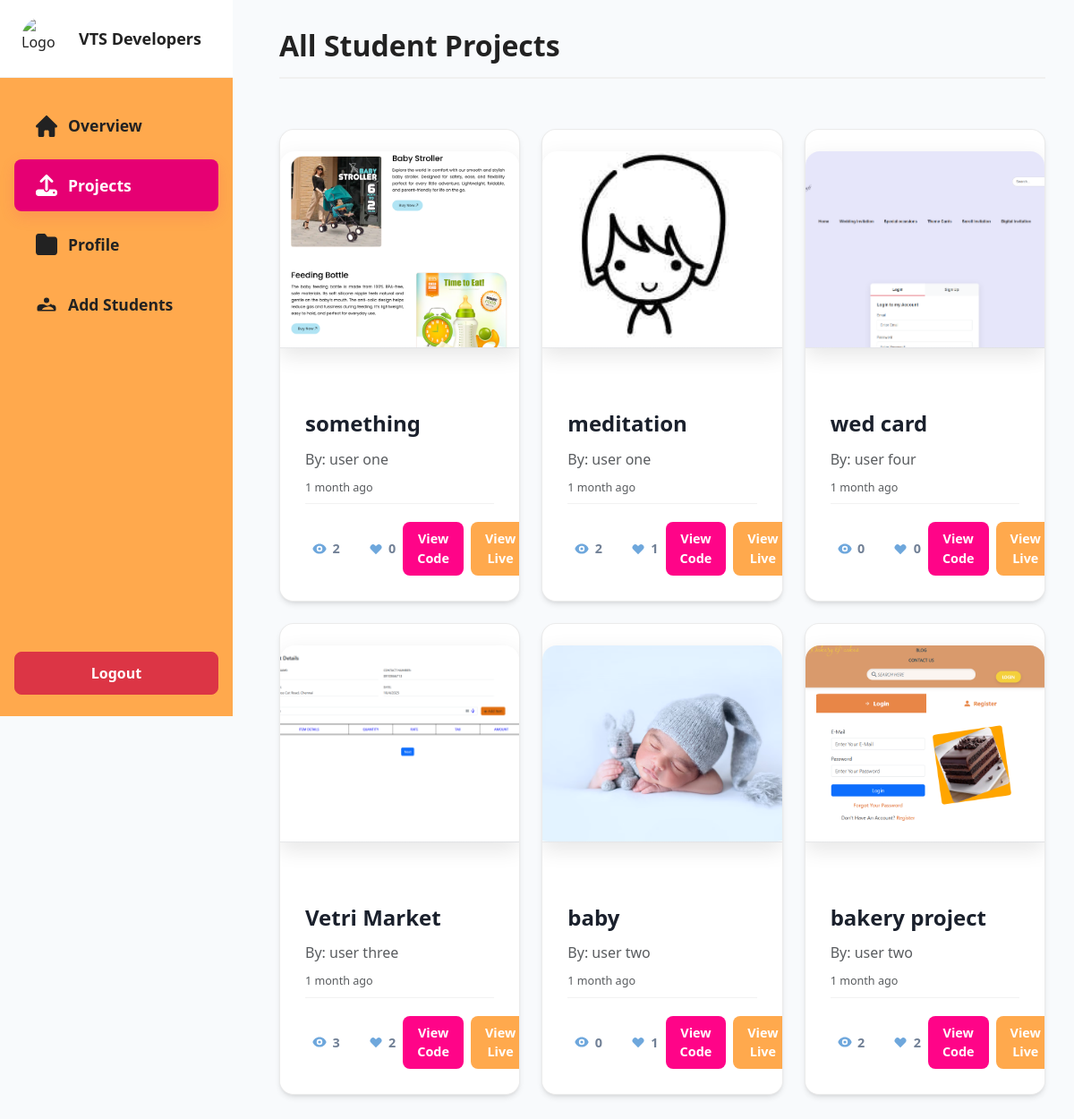
Page /admin-projects/ (signed in) on the committed database.
### accounts/models.py (models this page shows, shortened)
class Project(models.Model):
    student = models.ForeignKey(StudentProfile, on_delete=models.CASCADE, related_name='projects')
    title = models.CharField(max_length=200)
    description = models.TextField(blank=True)
    created_at = models.DateTimeField(auto_now_add=True)
    allow_downloads = models.BooleanField(default=False)
    category = models.CharField(default='Other', max_length=100)
    output_link = models.URLField(blank=True)
    project_link = models.URLField(blank=True)
    tags = models.CharField(blank=True, max_length=200)
    visibility = models.CharField(choices=[('Public', 'Public'), ('Private', 'Private')], default='Public', max_length=20)
    screenshot = models.ImageField(upload_to='project_screenshots/', null=True, blank=True)

class StudentProfile(models.Model):
    user = models.OneToOneField(User, on_delete=models.CASCADE, related_name='student_profile')
    student_name = models.CharField(max_length=150)
    student_contact = models.CharField(max_length=30)
    student_email = models.EmailField()
    student_address = models.TextField()
    course_joined_date = models.DateField()
    course_details = models.TextField()
    image = models.ImageField(upload_to='student_images/', blank=True, null=True)
    bio = models.TextField(blank=True, null=True)
    profile_views = models.IntegerField(default=0)

### accounts/admin_views.py (the view)
# urls.py: path('admin-projects/', admin_projects, name='admin_projects'),
@admin_required
def admin_projects(request):
    projects = Project.objects.all().order_by('-created_at')
    return render(request, 'accounts/admin_projects.html', {
        'projects': projects
    })

### accounts/admin_views.py (called while the page is built)
def admin_required(view_func):
    decorated_view_func = user_passes_test(lambda u: u.is_superuser)(view_func)
    return decorated_view_func

### accounts/context_processors.py (called while the page is built, shortened)
def notifications_processor(request):
    unread_count = 0
    return {'unread_notifications_count': unread_count}

### templates/accounts/admin_projects.html (shortened to what this page needs)
{% extends 'base.html' %}
{% load static %}
{% block content %}
<link rel="stylesheet" href="{% static 'accounts/admin_sidebar.css' %}">
<link rel="stylesheet" href="{% static 'accounts/projects.css' %}">
<link rel="stylesheet" href="{% static 'accounts/project-cards.css' %}">
<div class="admin-sidebar" id="adminSidebar">
    <div class="logo-row">
        <img src="{% static 'accounts/vtslogo.jpg' %}" alt="Logo">
        <span>VTS Developers</span>
    </div>
    <nav class="nav flex-column">
        <a class="nav-link" href="{% url 'admin_home' %}">
            <span class="overview-label">Overview</span>
        </a>
        <a class="nav-link active" href="{% url 'admin_projects' %}">
            <span class="projects-label">Projects</span>
        </a>
        <a class="nav-link" href="{% url 'admin_profiles' %}">
            <span class="profile-label">Profile</span>
        </a>
        <a class="nav-link" href="#" id="addStudentBtn">
            Add Students
        </a>
    </nav>
    <form method="post" action="/accounts/logout/" class="logout-form">
        <button type="submit" class="btn btn-danger w-100 btn-logout">Logout</button>
    </form>
</div>
<div class="admin-main-content">
    <h2>All Student Projects</h2>
    <div class="row g-4 mt-3">
        {% for project in projects %}
    <div class="col-12 col-md-6 col-lg-4">
            <div class="project-card">
                <div class="project-screenshot-container">
                    {% if project.screenshot %}
                    <a href="{{ project.output_link }}" target="_blank" class="screenshot-link">
                        <img src="{{ project.screenshot.url }}" alt="Screenshot" class="project-screenshot">
                    </a>
                    {% else %}
                    <div class="no-screenshot">No Screenshot</div>
                    {% endif %}
                </div>
                <div class="project-info mt-3 project-content">
                    <h5 class="card-title">{{ project.title }}</h5>
                    <p class="student-name text-muted mb-2">By: {{ project.student.student_name }}</p>
                    <p class="text-muted mb-2 date"><small>{{ project.created_at|timesince }} ago</small></p>
                    <div class="card-footer">
                        <div class="stats">
                            <div class="stat-item">
                                <svg xmlns="http://www.w3.org/2000/svg" viewBox="0 0 20 20" fill="currentColor">
                                    <path d="M10 12a2 2 0 100-4 2 2 0 000 4z" />
                                    <path fill-rule="evenodd" d="M.458 10C1.732 5.943 5.522 3 10 3s8.268 2.943 9.542 7c-1.274 4.057-5.064 7-9.542 7S1.732 14.057.458 10zM14 10a4 4 0 11-8 0 4 4 0 018 0z" clip-rule="evenodd" />
                                </svg>
                                <span>{{ project.views.count }}</span>
                            </div>
                            <div class="stat-item">
                                <svg xmlns="http://www.w3.org/2000/svg" viewBox="0 0 20 20" fill="currentColor">
                                    <path d="M3.172 5.172a4 4 0 015.656 0L10 6.343l1.172-1.171a4 4 0 115.656 5.656L10 17.657l-6.828-6.829a4 4 0 010-5.656z" />
                                </svg>
                                <span>{{ project.likes.count }}</span>
                            </div>
                        </div>
                        <div class="d-flex gap-2 mt-auto actions">
                            {% if project.project_link %}
                            <a href="{{ project.project_link }}" target="_blank" class="btn btn-outline-primary btn-sm btn-view">View Code</a>
                            {% endif %}
                            {% if project.output_link %}
                            <a href="{{ project.output_link }}" target="_blank" class="btn btn-outline-success btn-sm btn-view">View Live</a>
                            {% endif %}
                        </div>
                    </div>
                </div>
            </div>
        </div>
        {% endfor %}
    </div>
</div>
{% endblock %}

### static/accounts/admin_sidebar.css (style rules this page uses)
.admin-sidebar { width: 260px; background: #ffa94d; color: #222; position: fixed; top: 0; left: 0; z-index: 1100; display: flex; flex-direction: column; height: 100vh; transition: transform 0.3s cubic-bezier(.4,0,.2,1); }
.admin-sidebar .logo-row { display: flex; align-items: center; padding: 1.2rem 1.5rem 1.2rem 1.5rem; width: 100%; background: #fff; border-bottom: 1px solid #eee; }
.admin-sidebar .logo-row img { height: 48px; width: 48px; border-radius: 50%; margin-right: 1rem; }
.admin-sidebar .logo-row span { font-size: 18px; font-weight: 700; color: #222; }
.admin-sidebar .nav { margin-top: 1.5rem; width: 100%; flex: 1 1 auto; padding: 0 1rem; }
.admin-sidebar .logout-form { width: 100%; padding: 1.5rem 1rem 1rem 1rem; margin-top: auto; margin-bottom: 0.5rem; }
.admin-sidebar .btn-logout { width: 100%; padding: 0.7rem; font-weight: 600; border-radius: 8px; }
.admin-sidebar .nav-link { display: flex; align-items: center; font-size: 1.1rem; font-weight: 600; color: #222; padding: 1rem 1.5rem; margin-bottom: 0.5rem; text-decoration: none; background: none; transition: all 0.3s ease; border-radius: 8px; }
.admin-sidebar .nav-link.active { color: #ffffff !important; background: #E60073 !important; box-shadow: 0 6px 18px rgba(230,0,115,0.12); }
.admin-sidebar .nav-link svg { margin-right: 0.75rem; font-size: 1.2rem; flex-shrink: 0; }
.admin-sidebar .nav-link svg, .admin-sidebar .nav-link svg * { fill: currentColor !important; }
.admin-main-content { margin-left: 280px; padding: 2rem; transition: margin-left 0.3s ease; }

### static/accounts/projects.css (style rules this page uses)
:root { --primary-color: #3182ce; --primary-dark: #2c5282; --primary-light: #4299e1; --secondary-color: #48bb78; --secondary-dark: #38a169; --background-light: #f8fafc; --background-white: #ffffff; --text-dark: #1a202c; --text-body: #4a5568; --text-muted: #718096; --border-color: rgba(0, 0, 0, 0.05); --shadow-sm: 0 2px 4px rgba(0, 0, 0, 0.05); --shadow-md: 0 4px 6px rgba(0, 0, 0, 0.1); --shadow-lg: 0 10px 15px -3px rgba(0, 0, 0, 0.1); --gradient-primary: linear-gradient(145deg, var(--primary-color), var(--primary-dark)); --gradient-secondary: linear-gradient(145deg, var(--secondary-color), var(--secondary-dark)); --gradient-light: linear-gradient(145deg, var(--background-white), var(--background-light)); }
body, .admin-main-content { background: var(--background-light); }
.project-screenshot-container { width: 100%; height: 240px; margin: 1.5rem 0; border-radius: 16px; overflow: hidden; box-shadow: 0 8px 24px rgba(0,0,0,0.1); position: relative; }
.project-screenshot { width: 100%; height: 100%; object-fit: cover; background: #fff; transition: transform 0.5s cubic-bezier(0.4, 0, 0.2, 1); }
.stat-item { display: flex; align-items: center; gap: 0.75rem; color: var(--text-body); font-weight: 600; font-size: 1.1rem; padding: 0.5rem; border-radius: 8px; transition: all 0.3s ease; }
.stat-item svg { color: var(--primary-color); width: 1.5rem; height: 1.5rem; }
.admin-main-content h2 { font-size: 2rem; font-weight: 700; color: #222; margin-bottom: 2rem; padding-bottom: 1rem; border-bottom: 2px solid #f0f0f0; }

### rows in the picture
Project: screenshot (picture), title "something", student.student_name "user one", created_at "1 month", views.count "2", likes.count "0"
Project: screenshot (picture), title "meditation", student.student_name "user one", created_at "1 month", views.count "2", likes.count "1"
Project: screenshot (picture), title "wed card", student.student_name "user four", created_at "1 month", views.count "0", likes.count "0"
Project: screenshot (picture), title "Vetri Market", student.student_name "user three", created_at "1 month", views.count "3", likes.count "2"
Project: screenshot (picture), title "baby", student.student_name "user two", created_at "1 month", views.count "0", likes.count "1"
Project: screenshot (picture), title "bakery project", student.student_name "user two", created_at "1 month", views.count "2", likes.count "2"
